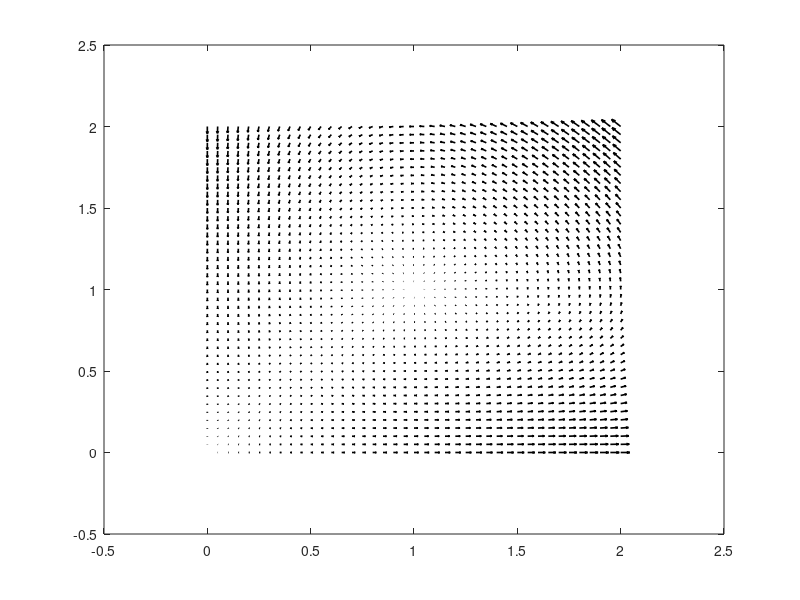

Write MATLAB code to recreate this figure.
clear all;

% x_start = 0;
% y_start = 0;
% x_end = 2;
% y_end = 2;
% 
% [YY, XX] = meshgrid(x_start:0.05:x_end,y_start:0.05:y_end);
% 
% i=0;
% j=0;
% 
% for x = x_start:0.05:x_end
%     
%     i = i+1;
%     j=0;
%     
%     for y = y_start:0.05:y_end
% 
%         j = j+1;
%                
%         u = x*(1-y);
%         v = y*(x-1);
%         
%         U(i,j) = u;
%         V(i,j) = v;
%         
%     end
% end
% 
% figure(1)
% quiver(XX,YY,U,V, 'k', 'LineWidth',1.2)
% xlim([x_start-0.05 x_end+0.05])
% ylim([y_start-0.05 y_end+0.05])

x_start = 0;
y_start = 0;
x_end = 2;
y_end = 2;

[XX, YY] = meshgrid(x_start:0.05:x_end,y_start:0.05:y_end);

f = {@(x,y)x.*(1-y); @(x,y)y.*(x-1)};

U = f{1}(XX, YY);
V = f{2}(XX, YY);

figure(1)
quiver(XX,YY,U,V, 'k', 'LineWidth',1.2)
% xlim([x_start-0.05 x_end+0.05])
% ylim([y_start-0.05 y_end+0.05])